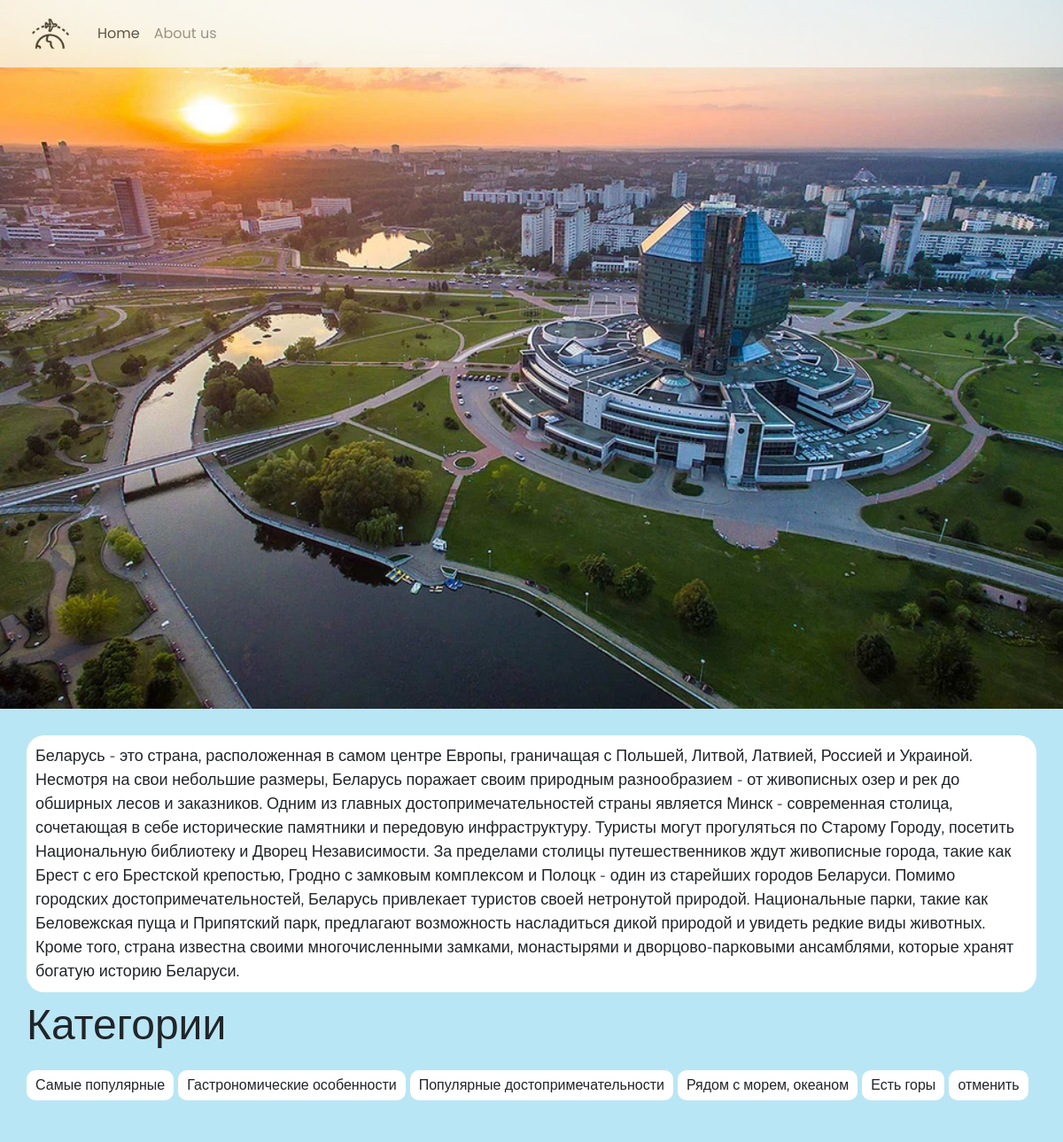
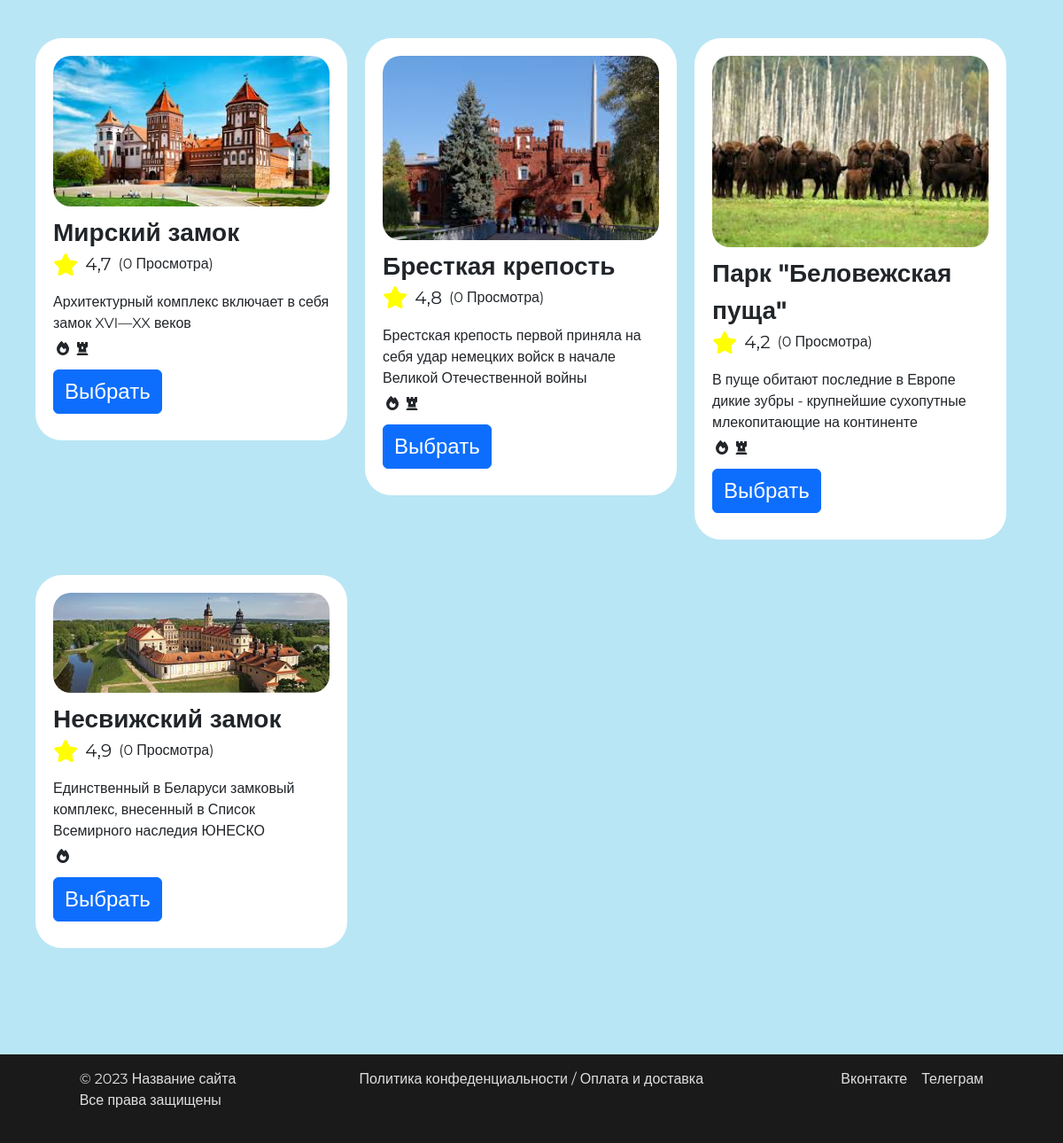
Screenshot of /tours/1 with the database file from the repository (2 pictures, top to bottom).
### main/models.py (models this page shows, shortened)
class Country(models.Model):
    name = models.CharField(max_length=70)
    short_desc = models.TextField()
    full_desc = models.TextField()
    image_name = models.CharField(max_length=100)
    rating = models.FloatField()
    category = models.ManyToManyField(Category)

class Category(models.Model):
    name = models.CharField(max_length=50)
    slug = models.CharField(max_length=70)
    icon_url = models.CharField(max_length=30)

class Tour(models.Model):
    name = models.CharField(max_length=150)
    short_desc = models.TextField()
    full_desc = models.TextField()
    image_name = models.CharField(max_length=100)
    rating = models.FloatField()
    views = models.IntegerField()
    country = models.ForeignKey(Country, on_delete = models.CASCADE)
    category = models.ManyToManyField(Category)

### main/views.py (the view)
# urls.py: path('tours/<int:pk>', views.ToursView.as_view(), name='tours'),
class ToursView(DetailView):
    model = Country
    template_name = 'tours.html'
    context_object_name = 'country'
    def get_context_data(self, **kwargs):
        context = super().get_context_data(**kwargs)
        context['tours'] = Tour.objects.filter(country=self.object)
        context['category'] = Category.objects.all()
        return context

### main/templates/tours.html (shortened to what this page needs)
{% extends "base.html" %}
{% load static %}
{% block header_img %}
    <img src="{% static "/img/country/" %}{{country.image_name}}.jpg" alt="">
{% endblock  %}
{% block content %}
    <main>
        <div class="full_desc">
            {{country.full_desc}}
        </div>
        {% include "filter.html" with category=category %}
        <div class="content container-fluid row">
            {% for tour in tours %}
                <div class="tour_card_content col-lg-4 col-md-6">
                    <div class="tour_card" data-categories="{% for item in tour.category.all %}{{ item.slug }} {% endfor %}">
                        <div class="img_block mb-2">
                            <img src="{% static "/img/tour/" %}{{tour.image_name}}.jpg" alt="{{tour.image_name}}">
                        </div>
                        <div class="info_block">
                            <div class="name">{{tour.name}}</div>
                            <div class="grade_block mb-3">
                                <i class="fa-solid fa-star me-2" style="color: yellow; font-size: 25px;"></i>
                                <div class="grade me-2" style="font-size: 20px;">{{tour.rating}}</div>
                                <div class="views">({{tour.views}} Просмотра)</div>
                            </div>
                            <div class="desc mb-2">{{tour.short_desc}}</div>
                            <div class="categories d-flex ps-0 mb-3">
                                {% for item in tour.category.all %}
                                    <i class="fa-solid fa-{{item.icon_url}} mx-1"></i>
                                {% endfor %}
                            </div>
                            <a class="btn btn-primary" href={% url "tour" tour.id %} >Выбрать</a>
                        </div>
                    </div>
                </div>
            {% endfor %}
        </div>
    </main>
{% endblock  %}

### main/templates/base.html (shortened to what this page needs)
<!DOCTYPE html>
<html lang="en">
{% load static %}
<head>
    <link href="https://cdn.jsdelivr.net/npm/bootstrap@5.2.3/dist/css/bootstrap.min.css" rel="stylesheet">
    <link rel="stylesheet" href="{% static "/styles/style.css" %}">
    <link rel="stylesheet" href="https://cdnjs.cloudflare.com/ajax/libs/font-awesome/6.4.0/css/all.min.css" />
</head>
<body>
    <header class="index_header" >
        <nav class="navbar navbar-expand-lg bg-light">
            <div class="container-fluid">
              <a class="navbar-brand" href="{%url 'home' %}">
                <img src="{% static "img/travel.png" %}" alt="" class="logotipe">
              </a>
              <div class="collapse navbar-collapse" id="navbarNav">
                <ul class="navbar-nav">
                  <li class="nav-item">
                    <a class="nav-link active" aria-current="page" href="{%url 'home' %}">Home</a>
                  </li>
                  <li class="nav-item">
                    <a class="nav-link" href="#">About us</a>
                  </li>
                </ul>
              </div>
            </div>
        </nav>
        {% block header_img %}{% endblock  %}
    </header>
    {% block content %}{% endblock  %}
    <footer class="pt-3 pb-3">
        <div>
            <p>
                © 2023 Название сайта
                        <br>
                Все права защищены
            </p>
        </div>
        <div>
            <p>
                Политика конфеденциальности / Оплата и доставка
            </p>
        </div>
        <div class="last d-flex">
            <p class="mx-3">Вконтакте</p>
            <p>Телеграм</p>
        </div>
    </footer>
</body>
</html>

### main/templates/filter.html
{% block filter %}
<div class="filter">
    <p>Категории</p>
    <ul id="categoryList">
        {% for item in category %}
            <li data-category="{{ item.slug }}">{{item.name}}</li>
        {% endfor %}
    </ul>
</div>
{% endblock  %}

### main/static/styles/style.css (style rules this page uses)
li { list-style: none; }
html, body { width: 100%; height: 100%; box-sizing: border-box; }
header { margin: 0; width: 100%; display: flex; flex-direction: column; position: relative; height: 100vh; overflow: hidden; }
header img { position: absolute; top: 0; left: 0; width: 100%; height: 100%; object-fit: cover; z-index: -1; }
header img.logotipe { width: 50px; position: relative; }
header .navbar-brand { margin: 0 20px; }
.index_header { background-size: cover; background-repeat: no-repeat; background-position: center; }
header .navbar { position: absolute; top: 0; left: 0; width: 100%; z-index: 1; }
nav { opacity: 70%; font-family: "Poppins", sans-serif; }
main { padding: 30px; padding-bottom: 100px; background-color: rgb(185, 230, 245); font-family: "Montserrat", sans-serif; }
footer { width: 100%; height: 100px; background-color: rgb(26, 26, 26); font-family: "Montserrat", sans-serif; color: rgb(224, 223, 223); box-sizing: border-box; display: flex; justify-content: space-around; padding: 0 20px; }
footer .last p { cursor: pointer; }
main .filter { margin-bottom: 60px; }
main .filter p { font-size: bold; font-size: 48px; }
main .filter ul { display: flex; padding-left: 0; flex-wrap: wrap; }
main .filter ul li { background-color: white; padding: 5px 10px; border-radius: 10px; width: fit-content; margin-right: 5px; margin-bottom: 10px; }
main .full_desc { background-color: white; padding: 10px; border-radius: 20px; font-size: 18px; }
main .tour_card_content { padding: 20px 10px; }
main .tour_card_content .tour_card { width: 100%; background-color: white; border-radius: 30px; padding: 20px; box-sizing: border-box; }
main .tour_card_content .tour_card .img_block { width: 100%; overflow: hidden; box-sizing: border-box; border-radius: 20px; height: fit-content; }
main .tour_card_content .tour_card .img_block img { width: 100%; }
main .tour_card_content .tour_card .info_block .name { font-size: 28px; font-weight: bold; word-wrap: break-word; }
main .tour_card_content .tour_card .info_block .grade_block { display: flex; align-items: center; }
main .tour_card_content .tour_card .info_block .btn { margin: auto auto 10px auto; font-size: 24px; cursor: pointer; }

### rows the page displays
Country: image_name (picture), full_desc "Беларусь - это страна, расположенная в самом центре Европы, граничащая с Польшей, Литвой, Латвией, Россией и Украиной. Несмотря на свои небольшие размеры, Беларусь поражает своим природным разнообразием - от живописных озер и рек до обширных лесов и заказников. Одним из главных достопримечательностей страны является Минск - современная столица, сочетающая в себе исторические памятники и передовую инфраструктуру. Туристы могут прогуляться по Старому Городу, посетить Национальную библиотеку и Дворец Независимости. За пределами столицы путешественников ждут живописные города, такие как Брест с его Брестской крепостью, Гродно с замковым комплексом и Полоцк - один из старейших городов Беларуси.…"
Category: name "Самые популярные"
Category: name "Гастрономические особенности"
Category: name "Популярные достопримечательности"
Category: name "Рядом с морем, океаном"
Category: name "Есть горы"
Category: name "отменить"
Tour: image_name (picture), name "Мирский замок", rating "4,7", views "0", short_desc "Архитектурный комплекс включает в себя замок XVI—XX веков"
Tour: image_name (picture), name "Бресткая крепость", rating "4,8", views "0", short_desc "Брестская крепость первой приняла на себя удар немецких войск в начале Великой Отечественной войны"
Tour: image_name (picture), name "Парк \"Беловежская пуща\"", rating "4,2", views "0", short_desc "В пуще обитают последние в Европе дикие зубры - крупнейшие сухопутные млекопитающие на континенте"
Tour: image_name (picture), name "Несвижский замок", rating "4,9", views "0", short_desc "Единственный в Беларуси замковый комплекс, внесенный в Список Всемирного наследия ЮНЕСКО"
